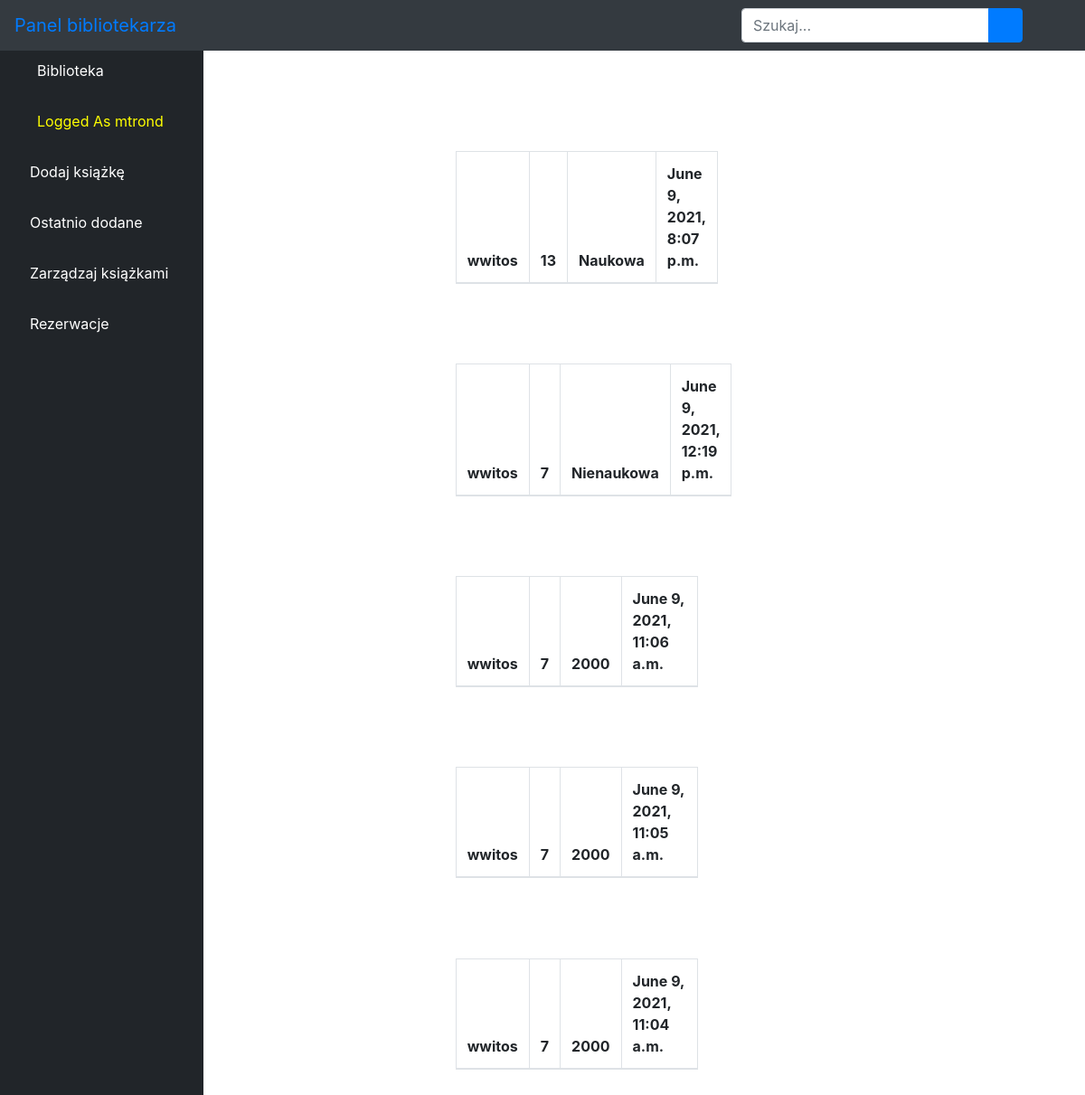
Before: /ldrequest/ (signed in) with the older database file.
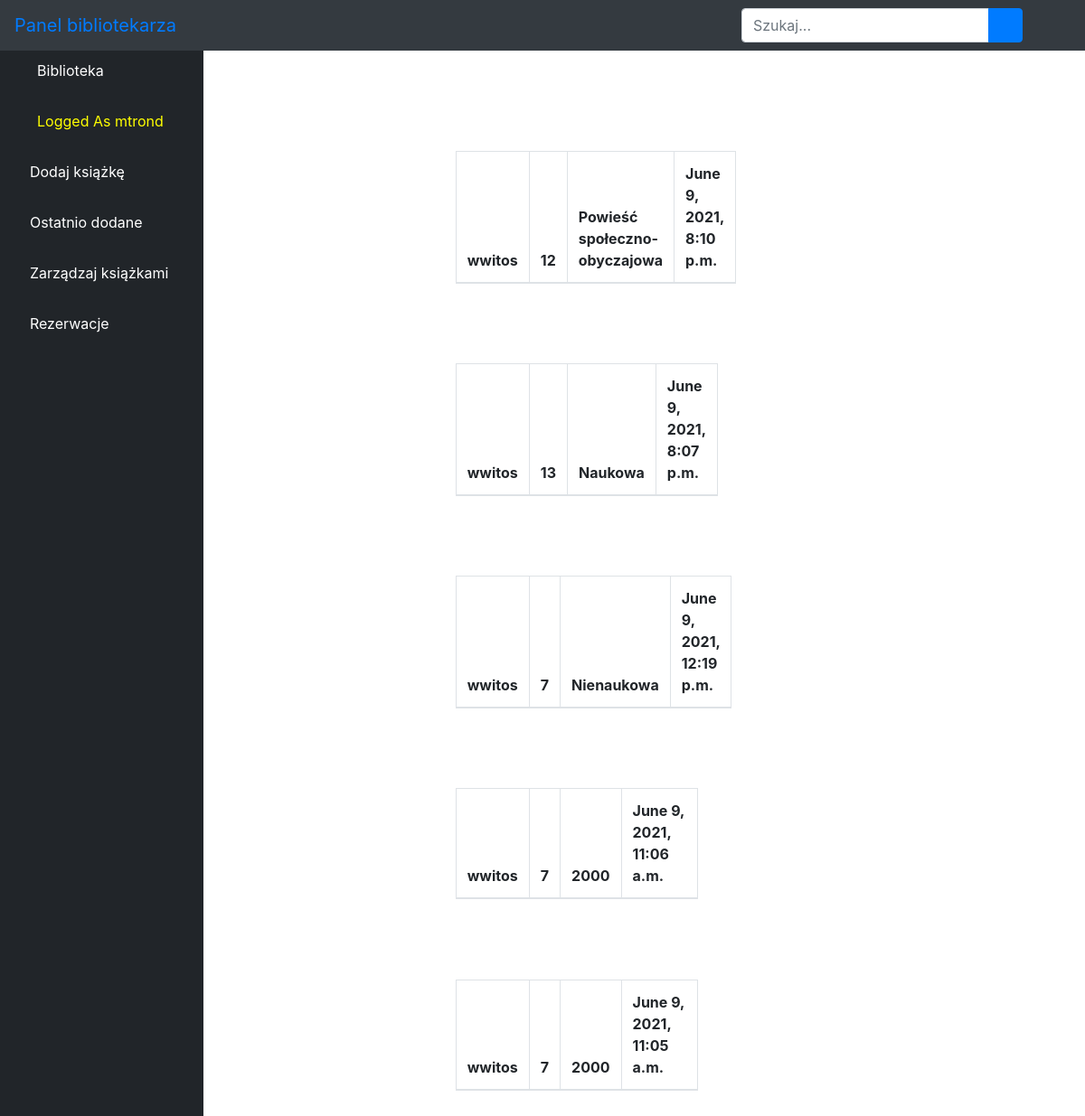
After: the same page with the newer database file.
### bookstore/models.py (models this page shows, shortened)
class User(AbstractUser):
    is_admin = models.BooleanField(default=False)
    is_publisher = models.BooleanField(default=False)
    is_librarian = models.BooleanField(default=False)
    is_user = models.BooleanField(default=False)
    is_marketing = models.BooleanField(default=False)
    class Meta:
        swappable = 'AUTH_USER_MODEL'

class BookReservation(models.Model):
    user = models.ForeignKey(User, on_delete=models.CASCADE)
    book_id = models.IntegerField(max_length=100)
    genre = models.CharField(max_length=100)
    reservation_date = models.DateTimeField(auto_now=True, null=True)

### bookstore/views.py (the view)
# urls.py: path('ldrequest/', views.LBookReservation.as_view(), name='ldrequest'),
class LBookReservation(LoginRequiredMixin,ListView):
	model = BookReservation
	template_name = 'librarian/delete_request.html'
	context_object_name = 'feedbacks'
	paginate_by = 5
	def get_queryset(self):
		return BookReservation.objects.order_by('-id')

### bookstore/templates/librarian/delete_request.html (shortened to what this page needs)
{% extends 'librarian/base.html' %}
{% block content %}
<div class="container-fluid">
<div class="row">
<div class="col-sm-3" style="color: red">
</div>
<div class="col-sm-6" style="padding-top: 25px">
<div class="card-body">
<div class="row">
    <div class="col-sm-8">
    {% for feedback in feedbacks %}
                <strong>
                    <table class="table table-bordered" id="dataTable" width="100%" cellspacing="0">
                      <thead>
                      <tr>
                        <th>{{ feedback.user }}</th>
                        <th>{{ feedback.book_id }}</th>
                        <th>{{ feedback.genre }}</th>
                        <th>{{ feedback.reservation_date }}</th>
                        </tr>
                      </thead>
                  </small></strong>
       <br><br><br>
    {% empty %}
    <h1 class="heading">Brak rezerwacji</h1><br>
    {% endfor %}
    <div class="col-sm-4"></div>
    </div>
                      </div>
                    </div>
                  </div>
</div>
</div>
</div>
{% endblock content %}

### bookstore/templates/librarian/base.html (shortened to what this page needs)
{% load static %}
<!DOCTYPE html>
<html lang="en">
<head>
    {% load static %}
    <link href="{% static 'vendor/fontawesome-free/css/all.min.css' %}" rel="stylesheet" type="text/css">
       <link rel="stylesheet" href="{% static 'assets/css/bootstrap.min.css' %}">
      <link rel="stylesheet" href="{% static 'assets/fonts/font-awesome-4.7.0/css/font-awesome.min.css' %}">
    <link href="{% static 'vendor/datatables/dataTables.bootstrap4.css' %}" rel="stylesheet">
    <link rel="stylesheet" type="text/css" href="{% static 'css/master.css' %}">
    <link href="{% static 'css/sb-admin.css' %}" rel="stylesheet">
</head>
<body id="page-top">
<nav class="navbar navbar-expand navbar-dark bg-dark fixed-top">
    <a class="navbar-brand mr-1 text-primary" href="">Panel bibliotekarza</a>
    <button class="btn btn-link btn-sm text-white order-1 order-sm-0" id="sidebarToggle" href="#">
        <i class="fas fa-bars"></i>
    </button>
      <form class="d-none d-md-inline-block form-inline ml-auto mr-0 mr-md-3 my-2 my-md-0" action="{% url 'lsearch' %}">
        <div class="input-group">
            <input type="text" class="form-control" name="query" placeholder="Szukaj..." aria-label="Search" aria-describedby="basic-addon2">
            <div class="input-group-append">
                <button class="btn btn-primary" type="submit">
                    <i class="fas fa-search"></i>
                </button>
            </div>
        </div>
    </form>
    <ul class="navbar-nav ml-auto ml-md-0">
        <li class="nav-item dropdown no-arrow">
            <a class="nav-link dropdown-toggle" href="#" id="userDropdown" role="button" data-toggle="dropdown" aria-haspopup="true" aria-expanded="false">
                <i class="fas fa-user-circle fa-fw text-primary"></i>
            </a>
        </li>
    </ul>
</nav>
<div id="wrapper" style="padding-top: 50px">
<ul class="sidebar navbar-nav">
    <li class="nav-item active">
        <a class="nav-link" href="{% url 'librarian' %}">
            <i class="fas fa-fw fa-tachometer-alt"></i>
            <span>Biblioteka</span>
        </a>
    </li>
    <li class="nav-item active">
        <a class="nav-link" href="">
            <i class="fas fa-user-circle fa-fw text-warning"></i>
            <span style="color: yellow">Logged As {{ user.username }}</span>
        </a>
        <li class="nav-item">
        <a class="nav-link" href="{% url 'labook_form' %}">
            <i class="fas fa-book text-primary"></i>
            <span style="color: white">Dodaj książkę</span>
        </a>
    </li>
    <li class="nav-item">
        <a class="nav-link" href="{% url 'llbook' %}">
            <i class="fas fa-book text-primary"></i>
            <span style="color: white">Ostatnio dodane</span>
        </a>
    </li>
      <li class="nav-item">
        <a class="nav-link" href="{% url 'lmbook' %}">
            <i class="fas fa-book text-primary"></i>
            <span style="color: white">Zarządzaj książkami</span>
        </a>
    </li>
     <li class="nav-item">
        <a class="nav-link" href="{% url 'ldrequest' %}">
            <i class="fas fa-book text-primary"></i>
            <span style="color: white">Rezerwacje</span>
        </a>
    </li>
</ul>
    {% block content %}{% endblock content %}

### static/css/master.css (style rules this page uses)
html { scroll-behavior: smooth; }
li { list-style-type: none; }

### bookstore/templates/librarian/base.html (style rules this page uses)
body { display: flex; flex-direction: column; min-height: 100vh; }

Changed rows visible on the page:
no longer on this page (row unchanged): BookReservation: user "wwitos", book_id "7", genre "2000", reservation_date "June 9, 2021, 11:04 a.m."
added BookReservation: user "wwitos", book_id "12", genre "Powieść społeczno-obyczajowa", reservation_date "June 9, 2021, 8:10 p.m."
